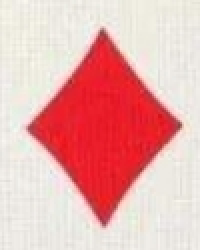
#> input picture test/small.jpg, 100 x 125 px, found by its file name (shown 2 times larger)
$ python testMatch.py
#> lines starting #> are read from the running program, lines starting #| are printed output that depends on the picture; after the words box and inside, x2 and y2 are one past the last pixel; in counts of white or black regions, pixels touching at a corner belong together
import cv2
import numpy as np

# 读取模板和图像
template = cv2.imread('test/small.jpg')
#> template is the input picture: shape (125, 100, 3); mean B, G, R 173.7, 175.5, 233.6
image = cv2.imread('test/big.jpg')
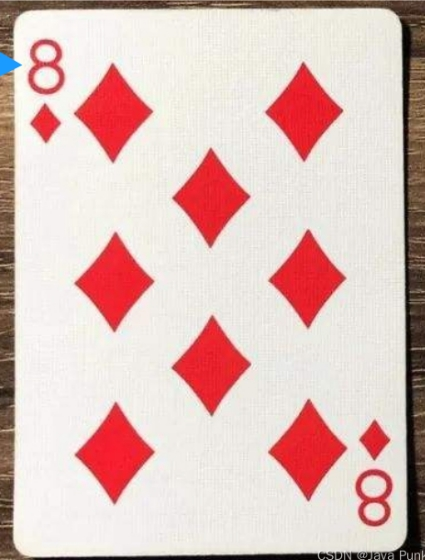
#> input picture test/big.jpg, 425 x 560 px, found by its file name
#> image is the input picture: shape (560, 425, 3); mean B, G, R 186.9, 191.3, 221.2

# 使用模板匹配
result = cv2.matchTemplate(image, template, cv2.TM_CCOEFF_NORMED)
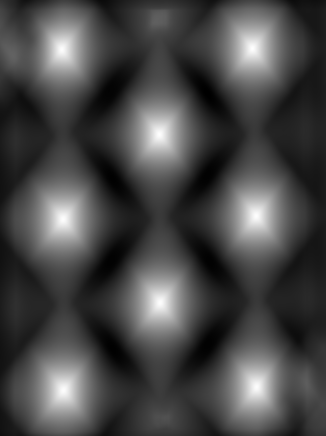
#> result: shape (436, 326) float32; min -0.417, max 1, mean -0.0167; drawn with min black and max white

# 设置阈值
threshold = 0.8
loc = np.where(result >= threshold)
#> loc = 1784 positions, rows 40 to 398, columns 56 to 262

# 获取匹配结果的坐标和匹配值
points = list(zip(*loc[::-1]))
#> points = 1784 pairs, first value 56 to 262, second value 40 to 398

# 使用轮廓检测和边界框合并
rectangles = []
for point in points:
    x, y = point
    rectangles.append([x, y, template.shape[1], template.shape[0]])
#> this loop made 1784 passes
#> (x, y) on passes 1 to 3: (247, 40), (248, 40), (249, 40)
#> after the loop, rectangles = 1784 items, first 6: [247, 40, 100, 125], [248, 40, 100, 125], [249, 40, 100, 125], [250, 40, 100, 125], [251, 40, 100, 125], [252, 40, 100, 125]

rectangles, weights = cv2.groupRectangles(rectangles, groupThreshold=1, eps=0.2)
#> rectangles = [[252, 48, 100, 125], [62, 49, 100, 125], [159, 134, 100, 125], [256, 215, 100, 125], [63, 219, 100, 125], [160, 302, 100, 125], [256, 386, 100, 125], [63, 390, 100, 125]]; weights = [218, 204, 224, 231, 232, 230, 213, 232]
print("size",len(rectangles))
#| size 8

# 在匹配结果图像上绘制合并后的结果
result_merged = image.copy()
for (x, y, w, h) in rectangles:
    cv2.rectangle(result_merged, (x, y), (x + w, y + h), (255, 0, 0), 2)
#> this loop made 8 passes
#> (x, y) on passes 1 to 8: (252, 48), (62, 49), (159, 134), (256, 215), (63, 219), (160, 302), (256, 386), (63, 390)
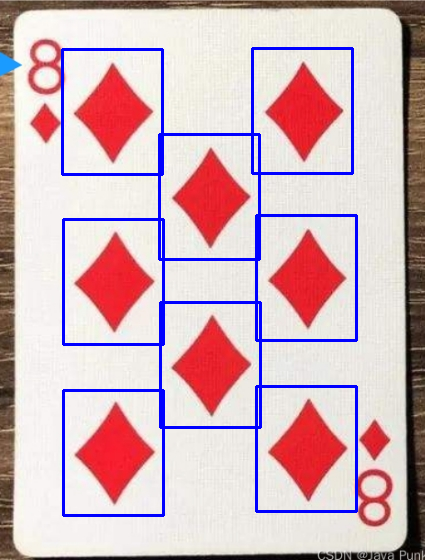
#> result_merged: shape (560, 425, 3); 4.46% of pixels changed, all inside (x1, y1, x2, y2) = (61, 47, 358, 517)

cv2.imshow('Result with Merged Rectangles', result_merged)
cv2.waitKey(0)
cv2.destroyAllWindows()
